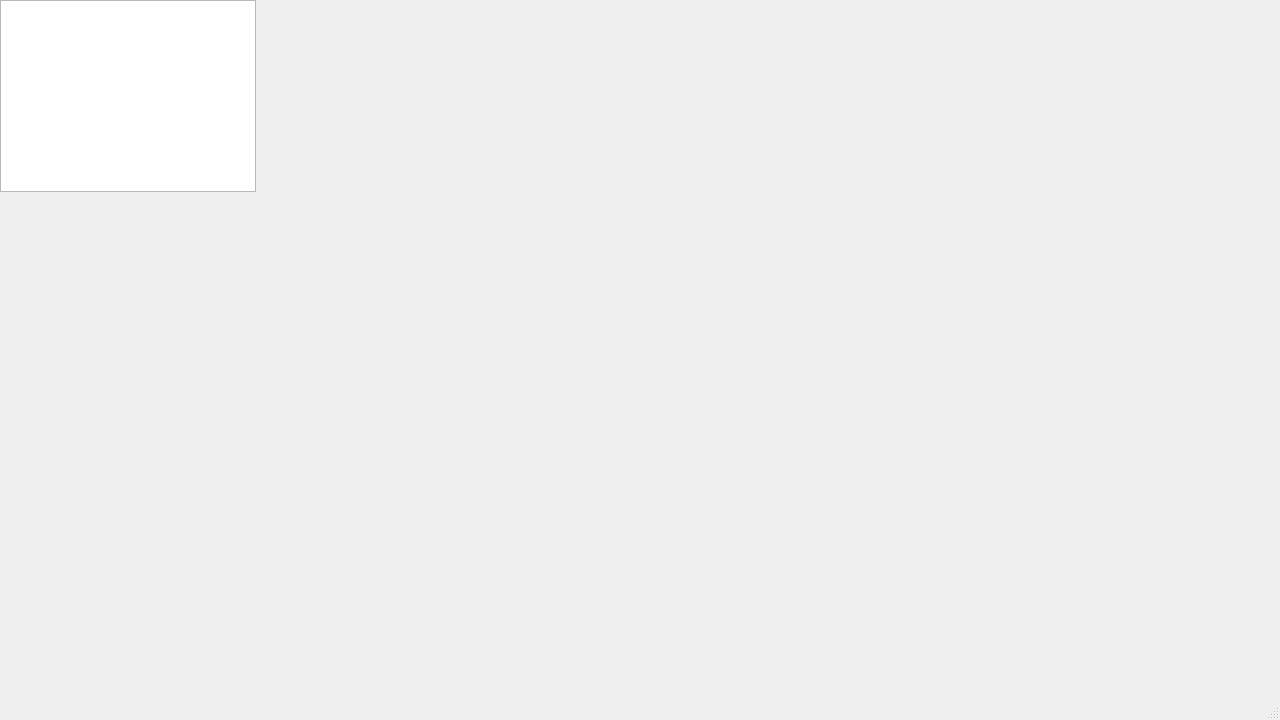
<?xml version="1.0" encoding="UTF-8"?>
<ui version="4.0">
 <class>MainWindow</class>
 <widget class="QMainWindow" name="MainWindow">
  <property name="geometry">
   <rect>
    <x>0</x>
    <y>0</y>
    <width>1280</width>
    <height>720</height>
   </rect>
  </property>
  <property name="windowTitle">
   <string>MainWindow</string>
  </property>
  <widget class="QWidget" name="centralwidget">
   <widget class="QGraphicsView" name="graphicsView">
    <property name="geometry">
     <rect>
      <x>0</x>
      <y>0</y>
      <width>256</width>
      <height>192</height>
     </rect>
    </property>
   </widget>
  </widget>
  <widget class="QMenuBar" name="menubar">
   <property name="geometry">
    <rect>
     <x>0</x>
     <y>0</y>
     <width>1280</width>
     <height>21</height>
    </rect>
   </property>
  </widget>
  <widget class="QStatusBar" name="statusbar"/>
 </widget>
 <resources/>
 <connections/>
</ui>
